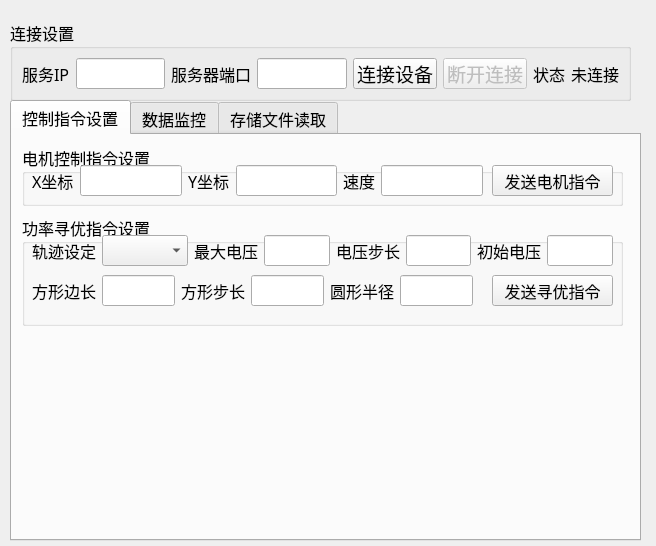
<?xml version="1.0" encoding="UTF-8"?>
<ui version="4.0">
 <class>MainWindow</class>
 <widget class="QMainWindow" name="MainWindow">
  <property name="geometry">
   <rect>
    <x>0</x>
    <y>0</y>
    <width>656</width>
    <height>546</height>
   </rect>
  </property>
  <property name="font">
   <font>
    <family>宋体</family>
   </font>
  </property>
  <property name="windowTitle">
   <string>MainWindow</string>
  </property>
  <widget class="QWidget" name="centralwidget">
   <widget class="QGroupBox" name="groupBox_connection">
    <property name="geometry">
     <rect>
      <x>10</x>
      <y>20</y>
      <width>621</width>
      <height>81</height>
     </rect>
    </property>
    <property name="font">
     <font>
      <family>宋体</family>
      <pointsize>12</pointsize>
     </font>
    </property>
    <property name="layoutDirection">
     <enum>Qt::LayoutDirection::LeftToRight</enum>
    </property>
    <property name="title">
     <string>连接设置</string>
    </property>
    <layout class="QHBoxLayout" name="horizontalLayout">
     <item>
      <widget class="QLabel" name="label_2">
       <property name="font">
        <font>
         <family>宋体</family>
         <pointsize>12</pointsize>
        </font>
       </property>
       <property name="text">
        <string>服务IP</string>
       </property>
      </widget>
     </item>
     <item>
      <widget class="QLineEdit" name="lineEdit_local_ip"/>
     </item>
     <item>
      <widget class="QLabel" name="label_4">
       <property name="font">
        <font>
         <family>宋体</family>
         <pointsize>12</pointsize>
        </font>
       </property>
       <property name="text">
        <string>服务器端口</string>
       </property>
      </widget>
     </item>
     <item>
      <widget class="QLineEdit" name="lineEdit_local_port"/>
     </item>
     <item>
      <widget class="QPushButton" name="pushButton_connect">
       <property name="font">
        <font>
         <family>宋体</family>
         <pointsize>14</pointsize>
        </font>
       </property>
       <property name="text">
        <string>连接设备</string>
       </property>
      </widget>
     </item>
     <item>
      <widget class="QPushButton" name="pushButton_disconnect">
       <property name="enabled">
        <bool>false</bool>
       </property>
       <property name="font">
        <font>
         <family>宋体</family>
         <pointsize>14</pointsize>
        </font>
       </property>
       <property name="text">
        <string>断开连接</string>
       </property>
      </widget>
     </item>
     <item>
      <widget class="QLabel" name="label_5">
       <property name="font">
        <font>
         <family>宋体</family>
         <pointsize>12</pointsize>
        </font>
       </property>
       <property name="text">
        <string>状态</string>
       </property>
      </widget>
     </item>
     <item>
      <widget class="QLabel" name="label_status">
       <property name="font">
        <font>
         <family>宋体</family>
         <pointsize>12</pointsize>
        </font>
       </property>
       <property name="text">
        <string>未连接</string>
       </property>
       <property name="textFormat">
        <enum>Qt::TextFormat::PlainText</enum>
       </property>
      </widget>
     </item>
    </layout>
   </widget>
   <widget class="QTabWidget" name="tabWidget">
    <property name="geometry">
     <rect>
      <x>10</x>
      <y>100</y>
      <width>631</width>
      <height>441</height>
     </rect>
    </property>
    <property name="font">
     <font>
      <family>宋体</family>
      <pointsize>12</pointsize>
     </font>
    </property>
    <property name="currentIndex">
     <number>0</number>
    </property>
    <property name="iconSize">
     <size>
      <width>20</width>
      <height>20</height>
     </size>
    </property>
    <property name="documentMode">
     <bool>false</bool>
    </property>
    <widget class="QWidget" name="tab_3">
     <attribute name="title">
      <string>控制指令设置</string>
     </attribute>
     <widget class="QGroupBox" name="groupBox_2">
      <property name="geometry">
       <rect>
        <x>10</x>
        <y>80</y>
        <width>601</width>
        <height>111</height>
       </rect>
      </property>
      <property name="font">
       <font>
        <family>宋体</family>
        <pointsize>12</pointsize>
       </font>
      </property>
      <property name="title">
       <string>功率寻优指令设置</string>
      </property>
      <widget class="QPushButton" name="pushButton_find_optimal">
       <property name="geometry">
        <rect>
         <x>470</x>
         <y>60</y>
         <width>121</width>
         <height>31</height>
        </rect>
       </property>
       <property name="font">
        <font>
         <family>宋体</family>
         <pointsize>12</pointsize>
        </font>
       </property>
       <property name="text">
        <string>发送寻优指令</string>
       </property>
      </widget>
      <widget class="QWidget" name="layoutWidget">
       <property name="geometry">
        <rect>
         <x>10</x>
         <y>60</y>
         <width>441</width>
         <height>31</height>
        </rect>
       </property>
       <layout class="QHBoxLayout" name="horizontalLayout_6">
        <item>
         <widget class="QLabel" name="label_11">
          <property name="text">
           <string>方形边长</string>
          </property>
         </widget>
        </item>
        <item>
         <widget class="QLineEdit" name="lineEdit_square_step_2"/>
        </item>
        <item>
         <widget class="QLabel" name="label_8">
          <property name="text">
           <string>方形步长</string>
          </property>
         </widget>
        </item>
        <item>
         <widget class="QLineEdit" name="lineEdit_square_step"/>
        </item>
        <item>
         <widget class="QLabel" name="label_7">
          <property name="text">
           <string>圆形半径</string>
          </property>
         </widget>
        </item>
        <item>
         <widget class="QLineEdit" name="lineEdit_circle_radius"/>
        </item>
       </layout>
      </widget>
      <widget class="QWidget" name="layoutWidget">
       <property name="geometry">
        <rect>
         <x>10</x>
         <y>20</y>
         <width>581</width>
         <height>31</height>
        </rect>
       </property>
       <layout class="QHBoxLayout" name="horizontalLayout_5">
        <item>
         <widget class="QLabel" name="label_16">
          <property name="text">
           <string>轨迹设定</string>
          </property>
         </widget>
        </item>
        <item>
         <widget class="QComboBox" name="comboBox_traj_type"/>
        </item>
        <item>
         <widget class="QLabel" name="label_10">
          <property name="text">
           <string>最大电压</string>
          </property>
         </widget>
        </item>
        <item>
         <widget class="QLineEdit" name="lineEdit_max_voltage"/>
        </item>
        <item>
         <widget class="QLabel" name="label_9">
          <property name="text">
           <string>电压步长</string>
          </property>
         </widget>
        </item>
        <item>
         <widget class="QLineEdit" name="lineEdit_voltage_step"/>
        </item>
        <item>
         <widget class="QLabel" name="label_26">
          <property name="text">
           <string>初始电压</string>
          </property>
         </widget>
        </item>
        <item>
         <widget class="QLineEdit" name="lineEdit_initial_voltage"/>
        </item>
       </layout>
      </widget>
     </widget>
     <widget class="QGroupBox" name="groupBox">
      <property name="geometry">
       <rect>
        <x>10</x>
        <y>10</y>
        <width>601</width>
        <height>61</height>
       </rect>
      </property>
      <property name="font">
       <font>
        <family>宋体</family>
        <pointsize>12</pointsize>
       </font>
      </property>
      <property name="title">
       <string>电机控制指令设置</string>
      </property>
      <widget class="QPushButton" name="pushButton_motor_control">
       <property name="geometry">
        <rect>
         <x>470</x>
         <y>20</y>
         <width>121</width>
         <height>31</height>
        </rect>
       </property>
       <property name="font">
        <font>
         <family>宋体</family>
         <pointsize>12</pointsize>
        </font>
       </property>
       <property name="text">
        <string>发送电机指令</string>
       </property>
      </widget>
      <widget class="QWidget" name="layoutWidget">
       <property name="geometry">
        <rect>
         <x>10</x>
         <y>20</y>
         <width>451</width>
         <height>31</height>
        </rect>
       </property>
       <layout class="QHBoxLayout" name="horizontalLayout_4">
        <item>
         <widget class="QLabel" name="label_13">
          <property name="text">
           <string>X坐标</string>
          </property>
         </widget>
        </item>
        <item>
         <widget class="QLineEdit" name="lineEdit_motor_x"/>
        </item>
        <item>
         <widget class="QLabel" name="label_14">
          <property name="text">
           <string>Y坐标</string>
          </property>
         </widget>
        </item>
        <item>
         <widget class="QLineEdit" name="lineEdit_motor_y"/>
        </item>
        <item>
         <widget class="QLabel" name="label_15">
          <property name="text">
           <string>速度</string>
          </property>
         </widget>
        </item>
        <item>
         <widget class="QLineEdit" name="lineEdit_motor_speed"/>
        </item>
       </layout>
      </widget>
     </widget>
    </widget>
    <widget class="QWidget" name="tab_4">
     <attribute name="title">
      <string>数据监控</string>
     </attribute>
     <widget class="QGroupBox" name="groupBox_5">
      <property name="geometry">
       <rect>
        <x>10</x>
        <y>10</y>
        <width>171</width>
        <height>131</height>
       </rect>
      </property>
      <property name="font">
       <font>
        <family>宋体</family>
        <pointsize>12</pointsize>
       </font>
      </property>
      <property name="title">
       <string>电机当前状态读取</string>
      </property>
      <layout class="QVBoxLayout" name="verticalLayout_7">
       <item>
        <layout class="QVBoxLayout" name="verticalLayout_6">
         <item>
          <layout class="QHBoxLayout" name="horizontalLayout_12">
           <item>
            <widget class="QLabel" name="label_6">
             <property name="font">
              <font>
               <family>宋体</family>
               <pointsize>12</pointsize>
              </font>
             </property>
             <property name="text">
              <string>x坐标</string>
             </property>
            </widget>
           </item>
           <item>
            <widget class="QLineEdit" name="lineEdit_read_motor_x"/>
           </item>
          </layout>
         </item>
         <item>
          <layout class="QHBoxLayout" name="horizontalLayout_13">
           <item>
            <widget class="QLabel" name="label_12">
             <property name="font">
              <font>
               <family>宋体</family>
               <pointsize>12</pointsize>
              </font>
             </property>
             <property name="text">
              <string>y坐标</string>
             </property>
            </widget>
           </item>
           <item>
            <widget class="QLineEdit" name="lineEdit_read_motor_y"/>
           </item>
          </layout>
         </item>
         <item>
          <layout class="QHBoxLayout" name="horizontalLayout_19">
           <item>
            <widget class="QLabel" name="label_17">
             <property name="font">
              <font>
               <family>宋体</family>
               <pointsize>12</pointsize>
               <bold>false</bold>
              </font>
             </property>
             <property name="text">
              <string>速度</string>
             </property>
            </widget>
           </item>
           <item>
            <widget class="QLineEdit" name="lineEdit_read_motor_speed"/>
           </item>
          </layout>
         </item>
        </layout>
       </item>
      </layout>
     </widget>
     <widget class="QGroupBox" name="groupBox_chart">
      <property name="geometry">
       <rect>
        <x>180</x>
        <y>10</y>
        <width>431</width>
        <height>281</height>
       </rect>
      </property>
      <property name="font">
       <font>
        <family>宋体</family>
        <pointsize>12</pointsize>
       </font>
      </property>
      <property name="title">
       <string>电机位置轨迹图</string>
      </property>
      <layout class="QVBoxLayout" name="verticalLayout_9">
       <item>
        <widget class="QWidget" name="widget_chart" native="true"/>
       </item>
      </layout>
     </widget>
     <widget class="QGroupBox" name="groupBox_6">
      <property name="geometry">
       <rect>
        <x>10</x>
        <y>290</y>
        <width>601</width>
        <height>111</height>
       </rect>
      </property>
      <property name="font">
       <font>
        <family>宋体</family>
        <pointsize>12</pointsize>
       </font>
      </property>
      <property name="title">
       <string>寻优结果显示</string>
      </property>
      <layout class="QVBoxLayout" name="verticalLayout_3">
       <item>
        <layout class="QHBoxLayout" name="horizontalLayout_15">
         <item>
          <widget class="QLabel" name="label_21">
           <property name="font">
            <font>
             <family>宋体</family>
             <pointsize>12</pointsize>
            </font>
           </property>
           <property name="text">
            <string>Channel1_Vmax</string>
           </property>
          </widget>
         </item>
         <item>
          <widget class="QLineEdit" name="lineEdit_read_channel1voltagemax"/>
         </item>
         <item>
          <widget class="QLabel" name="label_22">
           <property name="font">
            <font>
             <family>宋体</family>
             <pointsize>12</pointsize>
            </font>
           </property>
           <property name="text">
            <string>Channel2_Vmax</string>
           </property>
          </widget>
         </item>
         <item>
          <widget class="QLineEdit" name="lineEdit_read_channel2voltagemax"/>
         </item>
        </layout>
       </item>
       <item>
        <layout class="QHBoxLayout" name="horizontalLayout_16">
         <item>
          <widget class="QLabel" name="label_23">
           <property name="font">
            <font>
             <family>宋体</family>
             <pointsize>12</pointsize>
            </font>
           </property>
           <property name="text">
            <string>Channel3_Vmax</string>
           </property>
          </widget>
         </item>
         <item>
          <widget class="QLineEdit" name="lineEdit_read_channel3voltagemax"/>
         </item>
         <item>
          <widget class="QLabel" name="label_24">
           <property name="font">
            <font>
             <family>宋体</family>
             <pointsize>12</pointsize>
            </font>
           </property>
           <property name="text">
            <string>Channel4_Vmax</string>
           </property>
          </widget>
         </item>
         <item>
          <widget class="QLineEdit" name="lineEdit_read_channel4voltagemax"/>
         </item>
        </layout>
       </item>
       <item>
        <layout class="QHBoxLayout" name="horizontalLayout_17">
         <item>
          <widget class="QLabel" name="label_25">
           <property name="font">
            <font>
             <family>宋体</family>
             <pointsize>12</pointsize>
            </font>
           </property>
           <property name="text">
            <string>Pmax</string>
           </property>
          </widget>
         </item>
         <item>
          <widget class="QLineEdit" name="lineEdit_read_powermax"/>
         </item>
        </layout>
       </item>
      </layout>
     </widget>
     <widget class="QGroupBox" name="groupBox_7">
      <property name="geometry">
       <rect>
        <x>10</x>
        <y>140</y>
        <width>171</width>
        <height>151</height>
       </rect>
      </property>
      <property name="font">
       <font>
        <family>宋体</family>
        <pointsize>12</pointsize>
       </font>
      </property>
      <property name="title">
       <string>寻优过程数据显示</string>
      </property>
      <layout class="QVBoxLayout" name="verticalLayout_2">
       <item>
        <layout class="QVBoxLayout" name="verticalLayout">
         <item>
          <layout class="QHBoxLayout" name="horizontalLayout_2">
           <item>
            <widget class="QLabel" name="label_18">
             <property name="font">
              <font>
               <family>宋体</family>
               <pointsize>12</pointsize>
              </font>
             </property>
             <property name="text">
              <string>当前通道</string>
             </property>
            </widget>
           </item>
           <item>
            <widget class="QLineEdit" name="lineEdit_read_currentchannel"/>
           </item>
          </layout>
         </item>
         <item>
          <layout class="QHBoxLayout" name="horizontalLayout_3">
           <item>
            <widget class="QLabel" name="label_19">
             <property name="font">
              <font>
               <family>宋体</family>
               <pointsize>12</pointsize>
              </font>
             </property>
             <property name="text">
              <string>当前电压</string>
             </property>
            </widget>
           </item>
           <item>
            <widget class="QLineEdit" name="lineEdit_read_currentvoltage"/>
           </item>
          </layout>
         </item>
         <item>
          <layout class="QHBoxLayout" name="horizontalLayout_14">
           <item>
            <widget class="QLabel" name="label_20">
             <property name="font">
              <font>
               <family>宋体</family>
               <pointsize>12</pointsize>
              </font>
             </property>
             <property name="text">
              <string>当前功率</string>
             </property>
            </widget>
           </item>
           <item>
            <widget class="QLineEdit" name="lineEdit_read_currentpower"/>
           </item>
          </layout>
         </item>
        </layout>
       </item>
      </layout>
     </widget>
    </widget>
    <widget class="QWidget" name="tab_file_read">
     <attribute name="title">
      <string>存储文件读取</string>
     </attribute>
     <widget class="QWidget" name="layoutWidget">
      <property name="geometry">
       <rect>
        <x>20</x>
        <y>10</y>
        <width>581</width>
        <height>391</height>
       </rect>
      </property>
      <layout class="QVBoxLayout" name="verticalLayout_4">
       <item>
        <layout class="QHBoxLayout" name="horizontalLayout_7">
         <item>
          <widget class="QPushButton" name="pushButton_filenamedisplay">
           <property name="font">
            <font>
             <family>宋体</family>
             <pointsize>12</pointsize>
             <bold>false</bold>
             <hintingpreference>PreferDefaultHinting</hintingpreference>
            </font>
           </property>
           <property name="text">
            <string>文件浏览</string>
           </property>
          </widget>
         </item>
         <item>
          <widget class="QPushButton" name="pushButton_read_file">
           <property name="text">
            <string>内容查看</string>
           </property>
          </widget>
         </item>
        </layout>
       </item>
       <item>
        <widget class="QListWidget" name="listWidget_files"/>
       </item>
       <item>
        <widget class="QLabel" name="label_selected_file">
         <property name="sizePolicy">
          <sizepolicy hsizetype="Expanding" vsizetype="Preferred">
           <horstretch>0</horstretch>
           <verstretch>0</verstretch>
          </sizepolicy>
         </property>
         <property name="text">
          <string>当前未选中</string>
         </property>
        </widget>
       </item>
       <item>
        <widget class="QTableWidget" name="tableWidget_file_content">
         <property name="selectionMode">
          <enum>QAbstractItemView::SelectionMode::SingleSelection</enum>
         </property>
         <property name="selectionBehavior">
          <enum>QAbstractItemView::SelectionBehavior::SelectRows</enum>
         </property>
        </widget>
       </item>
      </layout>
     </widget>
    </widget>
   </widget>
  </widget>
 </widget>
 <resources/>
 <connections/>
</ui>
